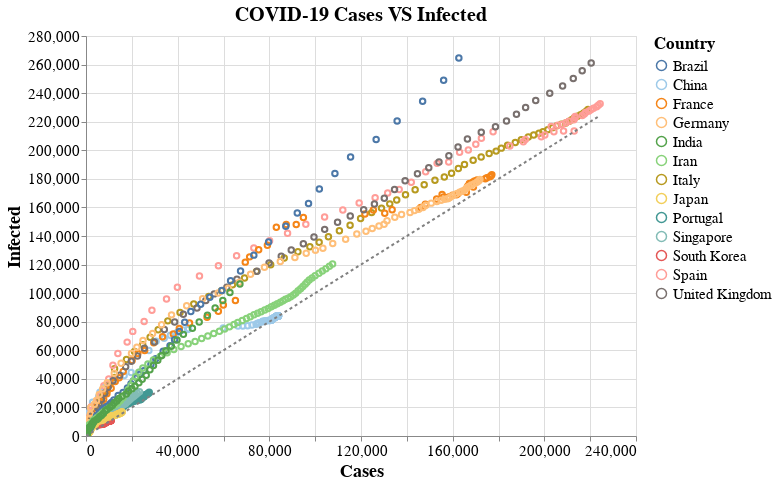

The notebook cell saved with this chart:
### Markdown cell above
> Tip: Click (Shift+ for multiple) on countries in the legend to filter the visualization.

### Code cell
#hide_input
# Plot it using Altair
data_pc = data_final[['location', 'date', 'total_cases', 'total_infected']].copy()

countries = ["China", "Italy", "Spain", "France", "United Kingdom", "Germany", 
             "Portugal", "Singapore","South Korea", "Japan", 
             "Brazil","Iran","India"]
data_countries = []
data_countries_pc = []

for i in countries:
    data_pc.loc[data_pc.location == i,"total_infected"] = data_pc.loc[data_pc.location == i,"total_infected"]
    data_pc.loc[data_pc.location == i,"total_cases"] = data_pc.loc[data_pc.location == i,"total_cases"]
    # get each country time series
filter1 = data_pc["total_infected"] > 1
for i in countries:
    filter_country = data_pc["location"]== i
    data_countries_pc.append(data_pc[filter_country & filter1])


plot(data_countries_pc, "scatter", True)

### Figure 1 — Vega-Lite specification as saved in the notebook (floating-point values rounded to 4 significant figures; data arrays with more than 128 entries replaced by an {"elided": "..."} marker saying what was removed)
{"config": {"view": {"continuousWidth": 400, "continuousHeight": 300}, "axis": {"labelFontSize": 15, "titleFontSize": 18}, "title": {"fontSize": 20}}, "layer": [{"mark": "point", "encoding": {"color": {"type": "nominal", "field": "location", "legend": {"labelFontSize": 15, "title": "Country", "titleFontSize": 17}, "scale": {"scheme": "tableau20"}}, "opacity": {"condition": {"value": 1, "selection": "selector012"}, "value": 0.1}, "x": {"type": "quantitative", "field": "cases", "title": "Cases"}, "y": {"type": "quantitative", "field": "infected", "title": "Infected"}}, "height": 400, "selection": {"selector011": {"type": "interval", "bind": "scales"}, "selector012": {"type": "multi", "fields": ["location"], "bind": "legend"}}, "title": "COVID-19 Cases VS Infected", "width": 550}, {"mark": {"type": "line", "color": "grey", "strokeDash": [3, 3]}, "encoding": {"x": {"type": "quantitative", "field": "cases"}, "y": {"type": "quantitative", "field": "45_line", "scale": {"domain": [0, 264600.0]}}}}], "data": {"name": "data-95a7a8a96acfb1f0cdc9540cd7db9212"}, "$schema": "https://vega.github.io/schema/vega-lite/v4.8.1.json", "datasets": {"data-95a7a8a96acfb1f0cdc9540cd7db9212": {"elided": "1043 records"}}}
